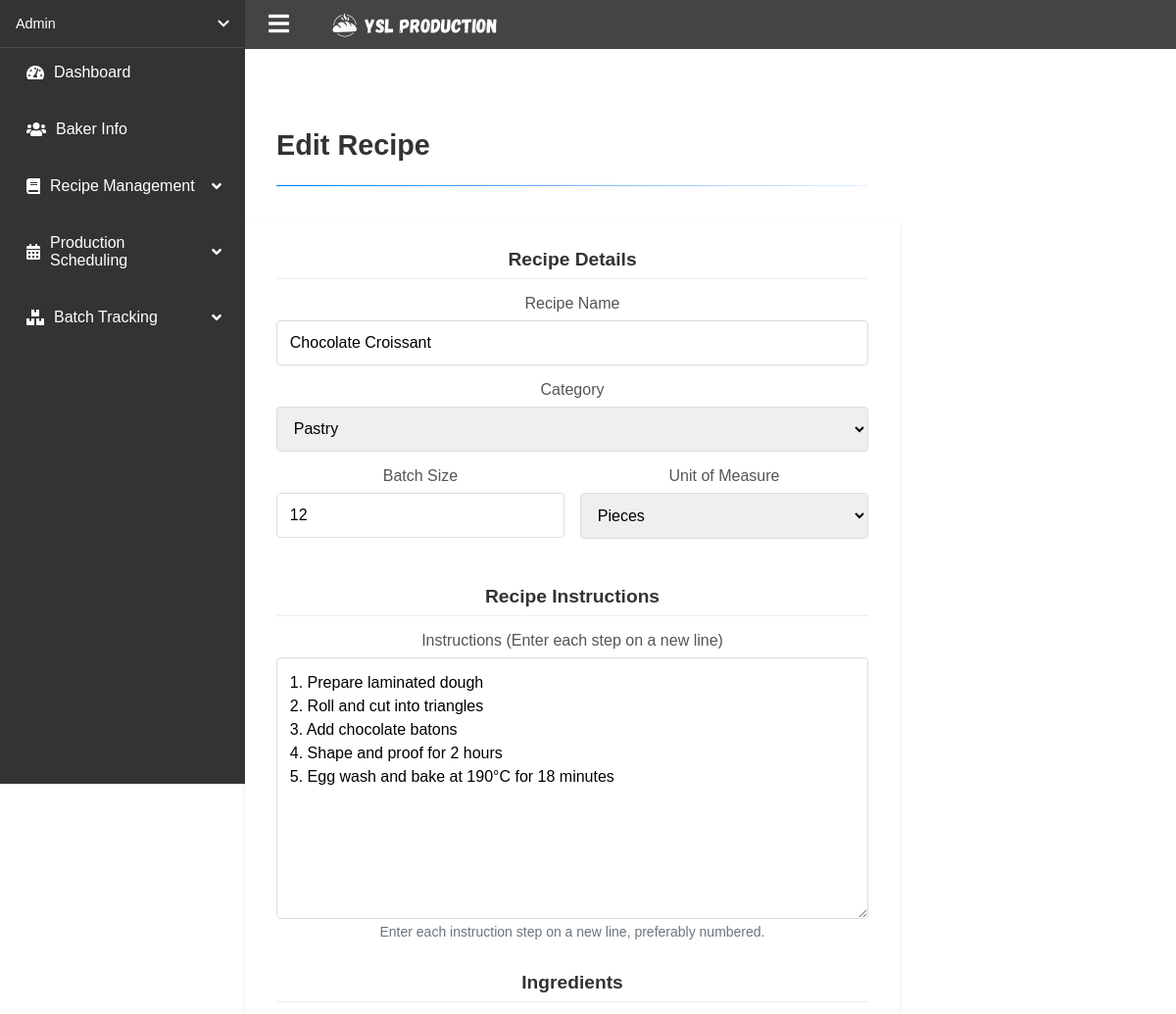
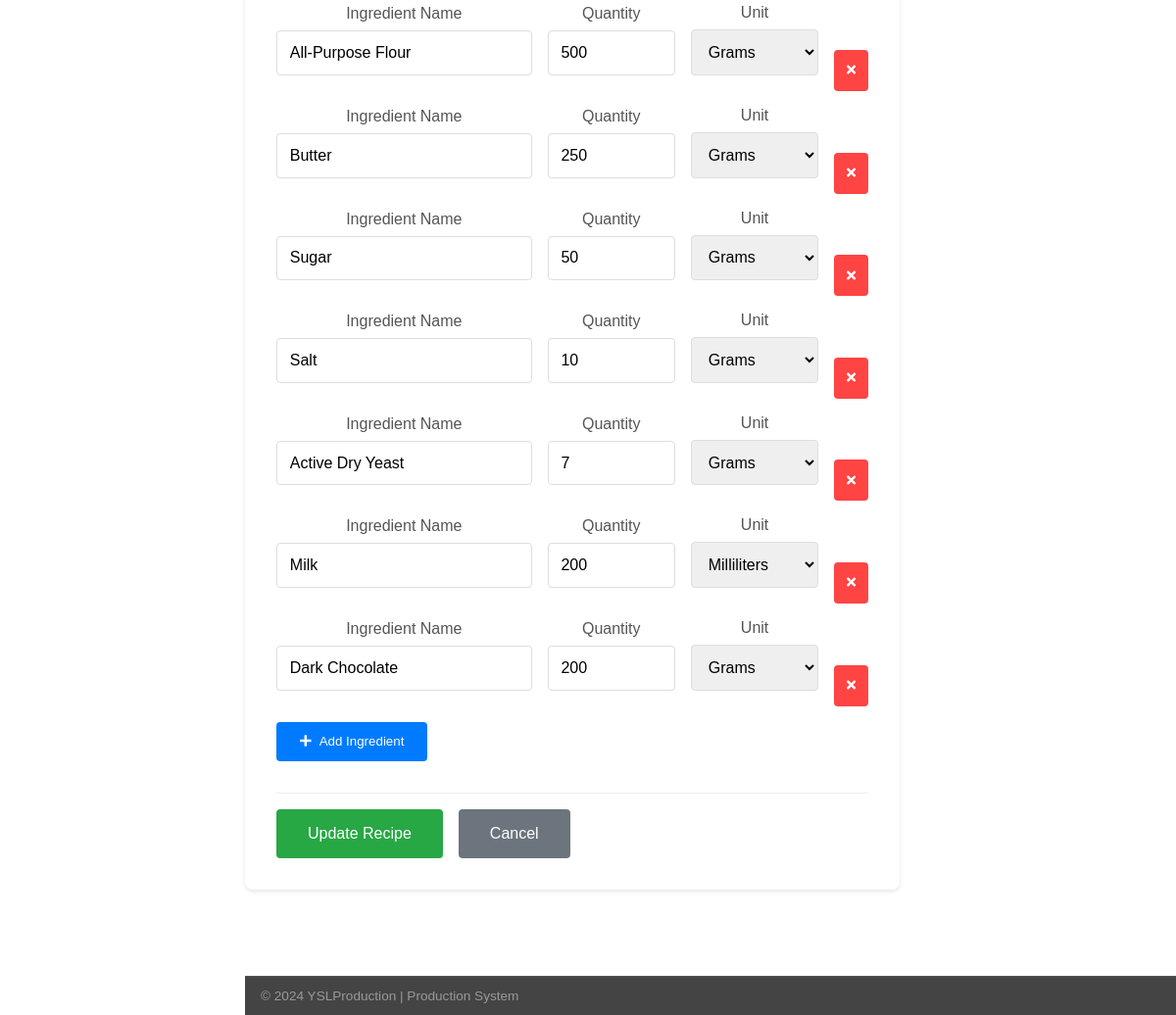
Screenshot of /edit_recipe.php?id=2 (signed in) with the database file from the repository (2 pictures, top to bottom).
### tables this page shows
CREATE TABLE `tbl_recipe` (
  `recipe_id` int(6) NOT NULL,
  `recipe_name` varchar(100) NOT NULL,
  `recipe_category` varchar(100) NOT NULL,
  `recipe_batchSize` int(6) NOT NULL,
  `recipe_unitOfMeasure` varchar(50) NOT NULL,
  `recipe_instructions` text NOT NULL,
  `recipe_dateCreated` timestamp NOT NULL DEFAULT current_timestamp(),
  `recipe_dateUpdated` timestamp NOT NULL DEFAULT current_timestamp() ON UPDATE current_timestamp()
);

CREATE TABLE `tbl_ingredients` (
  `ingredient_id` int(6) NOT NULL,
  `recipe_id` int(6) NOT NULL,
  `ingredient_name` varchar(200) NOT NULL,
  `ingredient_quantity` int(6) NOT NULL,
  `ingredient_unitOfMeasure` varchar(50) NOT NULL
);

### edit_recipe.php (the view, shortened to what this page needs)
<?php
require_once 'config/db_connection.php';
$recipe_id = $_GET['id'];
try {
    $stmt = $conn->prepare("SELECT * FROM tbl_recipe WHERE recipe_id = ?");
    $stmt->execute([$recipe_id]);
    $recipe = $stmt->fetch(PDO::FETCH_ASSOC);
    $stmt = $conn->prepare("SELECT * FROM tbl_ingredients WHERE recipe_id = ?");
    $stmt->execute([$recipe_id]);
    $ingredients = $stmt->fetchAll(PDO::FETCH_ASSOC);
} catch(PDOException $e) {
    $error_message = "Error: " . $e->getMessage();
}
?>
<!DOCTYPE html>
<html lang="en">
<head>
    <link rel="stylesheet" href="css/style.css">
    <link rel="stylesheet" href="css/dashboard.css">
    <link rel="stylesheet" href="css/add_recipe.css">
    <link rel="stylesheet" href="https://cdnjs.cloudflare.com/ajax/libs/font-awesome/5.15.4/css/all.min.css">
</head>
<body>
    <?php include 'includes/dashboard_navigation.php'; ?>
    <main class="main-content">
        <div class="page-header">
            <h1>Edit Recipe</h1>
            <div class="divider"></div>
        </div>
        <form method="POST" class="recipe-form">
            <div class="form-section">
                <h2>Recipe Details</h2>
                <div class="form-group">
                    <label for="recipe_name">Recipe Name</label>
                    <input type="text" id="recipe_name" name="recipe_name" value="<?php echo htmlspecialchars($recipe['recipe_name']); ?>" required>
                </div>
                <div class="form-group">
                    <label for="recipe_category">Category</label>
                    <select id="recipe_category" name="recipe_category" required>
                        <option value="Pastry" <?php echo $recipe['recipe_category'] == 'Pastry' ? 'selected' : ''; ?>>Pastry</option>
                    </select>
                </div>
                <div class="form-row">
                    <div class="form-group">
                        <label for="batch_size">Batch Size</label>
                        <input type="number"
                               id="batch_size"
                               name="batch_size"
                               step="0.01"
                               min="0.01"
                               value="<?php echo $recipe['recipe_batchSize']; ?>"
                               required
                               oninput="validateBatchSize(this)"
                               onblur="validateBatchSize(this)">
                    </div>
                    <div class="form-group">
                        <label for="unit_of_measure">Unit of Measure</label>
                        <select id="unit_of_measure" name="unit_of_measure" required>
                            <option value="pcs" <?php echo $recipe['recipe_unitOfMeasure'] == 'pcs' ? 'selected' : ''; ?>>Pieces</option>
                        </select>
                    </div>
                </div>
            </div>
            <div class="form-section">
                <h2>Recipe Instructions</h2>
                <div class="form-group">
                    <label for="recipe_instructions">Instructions (Enter each step on a new line)</label>
                    <textarea
                        id="recipe_instructions"
                        name="recipe_instructions"
                        rows="10"
                        required
                    ><?php echo htmlspecialchars($recipe['recipe_instructions']); ?></textarea>
                    <small class="form-text">Enter each instruction step on a new line, preferably numbered.</small>
                </div>
            </div>
            <div class="form-section">
                <h2>Ingredients</h2>
                <div id="ingredients-container">
                    <?php foreach ($ingredients as $ingredient): ?>
                        <div class="ingredient-row">
                            <div class="form-group">
                                <label>Ingredient Name</label>
                                <input type="text"
                                       name="ingredient_name[]"
                                       value="<?php echo htmlspecialchars($ingredient['ingredient_name']); ?>"
                                       required>
                            </div>
                            <div class="form-group">
                                <label>Quantity</label>
                                <input type="number"
                                       name="ingredient_quantity[]"
                                       step="0.01"
                                       min="0.01"
                                       value="<?php echo $ingredient['ingredient_quantity']; ?>"
                                       required
                                       oninput="validateQuantity(this)"
                                       onblur="validateQuantity(this)">
                            </div>
                            <div class="form-group">
                                <label>Unit</label>
                                <select name="ingredient_unit[]" required>
                                    <option value="g" <?php echo $ingredient['ingredient_unitOfMeasure'] == 'g' ? 'selected' : ''; ?>>Grams</option>
                                    <option value="ml" <?php echo $ingredient['ingredient_unitOfMeasure'] == 'ml' ? 'selected' : ''; ?>>Milliliters</option>
                                </select>
                            </div>
                            <button type="button" class="remove-ingredient" onclick="removeIngredient(this)">
                                <i class="fas fa-times"></i>
                            </button>
                        </div>
                    <?php endforeach; ?>
                </div>
                <button type="button" class="add-ingredient" onclick="addIngredient()">
                    <i class="fas fa-plus"></i> Add Ingredient
                </button>
            </div>
            <div class="form-actions">
                <button type="submit" class="submit-btn">Update Recipe</button>
                <a href="view_recipes.php" class="cancel-btn">Cancel</a>
            </div>
        </form>
    </main>
</body>
</html>

### css/style.css (style rules this page uses)
* { margin: 0; padding: 0; box-sizing: border-box; font-family: Arial, sans-serif; }
body { background: linear-gradient(rgba(0, 0, 0, 0.6), rgba(0, 0, 0, 0.6)), url('../assets/images/banner.png'); background-size: cover; background-position: center; background-attachment: fixed; min-height: 100vh; color: white; display: flex; flex-direction: column; }
main { max-width: 1200px; margin: 8rem auto; text-align: center; padding: 0 1rem; flex: 1; }

### css/dashboard.css (style rules this page uses)
body { display: grid; grid-template-areas: "sidebar topbar" "sidebar main" "sidebar bottombar"; grid-template-columns: 250px 1fr; grid-template-rows: 50px 1fr auto; min-height: 100vh; background-color: white; position: relative; background-image: none; }
.main-content { grid-area: main; padding: 2rem 2rem 0 0; background-color: white; margin-top: 50px; margin-left: 0; width: calc(100% - 0px); transition: width 0.3s ease, margin-left 0.3s ease; padding-left: 0; display: block; }
body:not(.sidebar-collapsed) .main-content { width: calc(100% - 250px); margin-left: 0; }
.page-header { padding: 0 2rem; margin-bottom: 2rem; text-align: left; }
.page-header h1 { font-size: 1.8rem; color: #333; margin: 0; padding-bottom: 1rem; }
.divider { height: 1px; background: linear-gradient(to right, #007bff, rgba(0, 123, 255, 0.1)); margin-top: 0.5rem; width: 100%; align-self: flex-start; }

### css/add_recipe.css (style rules this page uses)
.recipe-form { background: white; padding: 2rem; border-radius: 8px; box-shadow: 0 2px 4px rgba(0,0,0,0.1); }
.form-section { margin-bottom: 2rem; }
.form-section h2 { font-size: 1.2rem; color: #333; margin-bottom: 1rem; padding-bottom: 0.5rem; border-bottom: 1px solid #eee; }
.form-group { margin-bottom: 1rem; }
.form-group label { display: block; margin-bottom: 0.5rem; color: #555; }
.form-group input, .form-group select { width: 100%; padding: 0.8rem; border: 1px solid #ddd; border-radius: 4px; font-size: 1rem; }
.form-row { display: grid; grid-template-columns: 1fr 1fr; gap: 1rem; }
.ingredient-row { display: grid; grid-template-columns: 2fr 1fr 1fr auto; gap: 1rem; align-items: end; margin-bottom: 1rem; }
.remove-ingredient { background: #ff4444; color: white; border: none; border-radius: 4px; padding: 0.8rem; cursor: pointer; height: 42px; }
.add-ingredient { background: #007bff; color: white; border: none; border-radius: 4px; padding: 0.8rem 1.5rem; cursor: pointer; display: flex; align-items: center; gap: 0.5rem; }
.form-actions { margin-top: 2rem; padding-top: 1rem; border-top: 1px solid #eee; display: flex; gap: 1rem; }
.submit-btn { background: #28a745; color: white; border: none; border-radius: 4px; padding: 1rem 2rem; font-size: 1rem; cursor: pointer; transition: background-color 0.3s; }
.cancel-btn { background: #6c757d; color: white; border: none; border-radius: 4px; padding: 1rem 2rem; font-size: 1rem; cursor: pointer; text-decoration: none; transition: background-color 0.3s; }
#recipe_instructions { width: 100%; padding: 0.8rem; border: 1px solid #ddd; border-radius: 4px; font-size: 1rem; font-family: inherit; resize: vertical; min-height: 200px; line-height: 1.5; }
.form-text { color: #6c757d; font-size: 0.875rem; margin-top: 0.25rem; }

### rows the page displays
tbl_recipe: recipe_name "Chocolate Croissant", recipe_category "Pastry", batch_size "12", unit_of_measure "Pieces", recipe_instructions "1. Prepare laminated dough 2. Roll and cut into triangles 3. Add chocolate batons 4. Shape and proof for 2 hours 5. Egg wash and bake at 190°C for 18 minutes"
tbl_ingredients: ingredient_name "All-Purpose Flour", ingredient_quantity "500", ingredient_unitOfMeasure "Grams"
tbl_ingredients: ingredient_name "Butter", ingredient_quantity "250", ingredient_unitOfMeasure "Grams"
tbl_ingredients: ingredient_name "Sugar", ingredient_quantity "50", ingredient_unitOfMeasure "Grams"
tbl_ingredients: ingredient_name "Salt", ingredient_quantity "10", ingredient_unitOfMeasure "Grams"
tbl_ingredients: ingredient_name "Active Dry Yeast", ingredient_quantity "7", ingredient_unitOfMeasure "Grams"
tbl_ingredients: ingredient_name "Milk", ingredient_quantity "200", ingredient_unitOfMeasure "Milliliters"
tbl_ingredients: ingredient_name "Dark Chocolate", ingredient_quantity "200", ingredient_unitOfMeasure "Grams"

### other values shown
$_SESSION['user_fullName'] "Admin"
